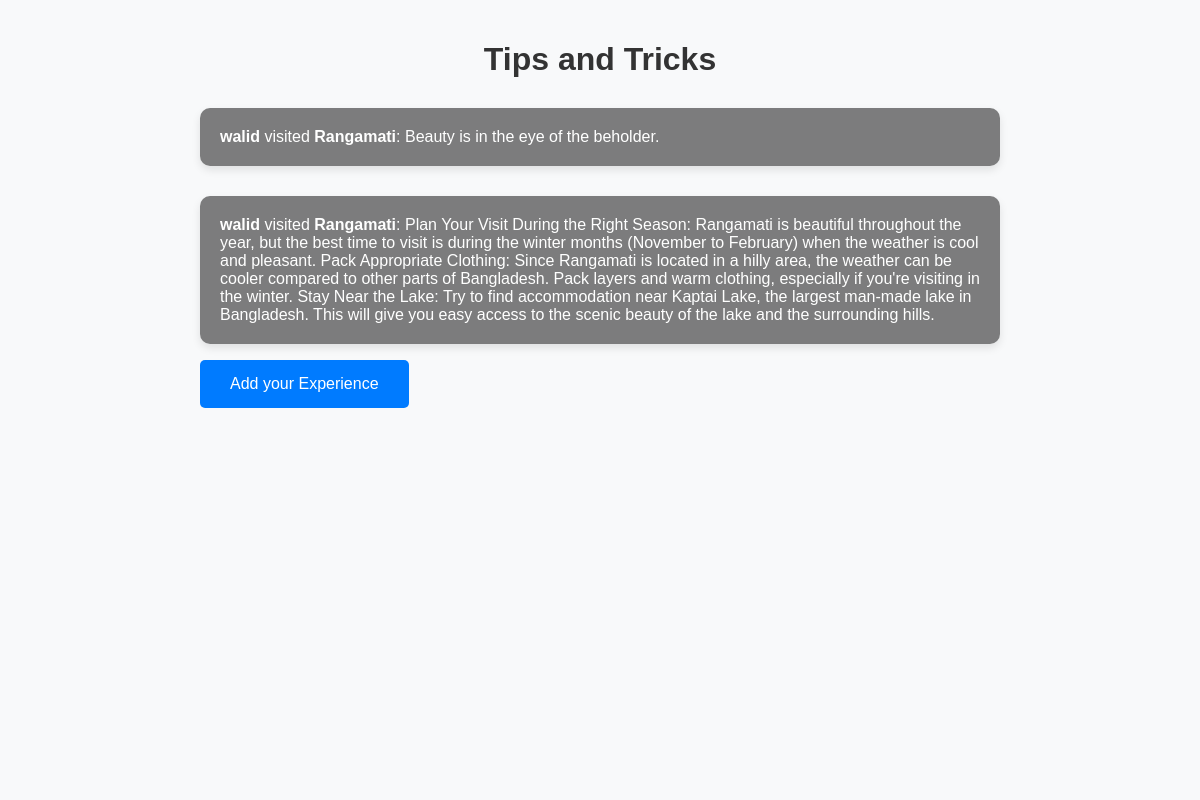
Page /all_visited_places/ on the committed database.
### tbp/models.py (models this page shows, shortened)
class VisitedPlace(models.Model):
    traveler = models.ForeignKey(traveler, on_delete=models.CASCADE)
    location = models.CharField(max_length=255)
    description = models.TextField()

class traveler(AbstractUser):
    username = models.CharField(max_length=150, primary_key=True)
    email = models.EmailField(unique=True)
    phone = models.IntegerField(null=True)
    age = models.PositiveIntegerField(null=True)
    name = models.CharField(max_length=100)
    gender = models.CharField(max_length=10)
    profile_picture = models.ImageField(upload_to='profile_pictures/', null=True, blank=True)

### tbp/views.py (the view)
# urls.py: path('all_visited_places/',views.all_visited_places,name = 'all_visited_places'),
def all_visited_places(request):
    visited_places = VisitedPlace.objects.all()
    return render(request, 'all_visited_places.html', {'visited_places': visited_places})

### tbp/templates/all_visited_places.html (shortened to what this page needs)
<!DOCTYPE html>
<html lang="en">
<head>
    {% include 'video_background.html' %}
</head>
<body>
    <div class="container">
        <h1>Tips and Tricks</h1>
        <ul>
            {% for visited_place in visited_places %}
                <li>
                    <strong>{{ visited_place.traveler.username }}</strong> visited <strong>{{ visited_place.location }}</strong>: {{ visited_place.description }}
                </li>
            {% empty %}
                <li>No visited places yet.</li>
            {% endfor %}
        </ul>
        <a href="{% url 'add_visited_place' %}" class="button">Add your Experience</a>
    </div>
</body>
</html>

### tbp/templates/video_background.html (style rules this page uses)
body { margin: 0; padding: 0; }

### tbp/templates/all_visited_places.html (style rules this page uses)
body { font-family: Arial, sans-serif; background-color: #f8f9fa; padding: 20px; color: rgb(255, 255, 255); }
h1 { font-size: 32px; margin-bottom: 30px; color: #333; text-align: center; }
ul { list-style-type: none; padding: 0; }
li { margin-bottom: 30px; padding: 20px; border-radius: 10px; background-color: rgba(0,0,0,0.5); box-shadow: 0 4px 8px rgba(0, 0, 0, 0.1); }
li:last-child { margin-bottom: 0; }
strong { color: #ffffff; }
.button { display: inline-block; padding: 15px 30px; background-color: #007bff; color: #fff; text-decoration: none; border-radius: 5px; transition: background-color 0.3s ease; text-align: center; }
.container { max-width: 800px; margin: 0 auto; }

### rows in the picture
VisitedPlace: traveler.username "walid", location "Rangamati", description "Beauty is in the eye of the beholder."
VisitedPlace: traveler.username "walid", location "Rangamati", description "Plan Your Visit During the Right Season: Rangamati is beautiful throughout the year, but the best time to visit is during the winter months (November to February) when the weather is cool and pleasant. Pack Appropriate Clothing: Since Rangamati is located in a hilly area, the weather can be cooler compared to other parts of Bangladesh. Pack layers and warm clothing, especially if you're visiting in the winter. Stay Near the Lake: Try to find accommodation near Kaptai Lake, the largest man-made lake in Bangladesh. This will give you easy access to the scenic beauty of the lake and the surrounding hills."
